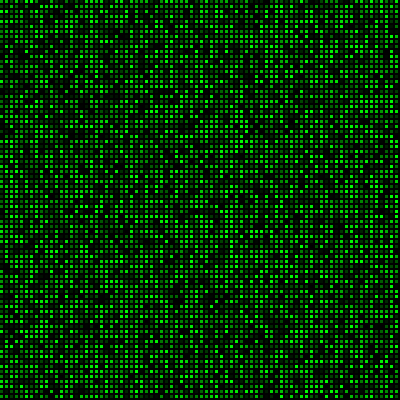
Frame 1 (no input)
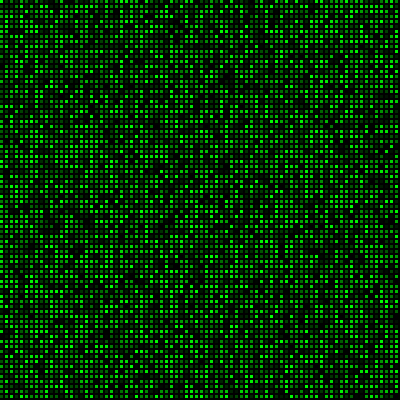
Frame 60 (the mouse pressed at the canvas centre just before this capture)
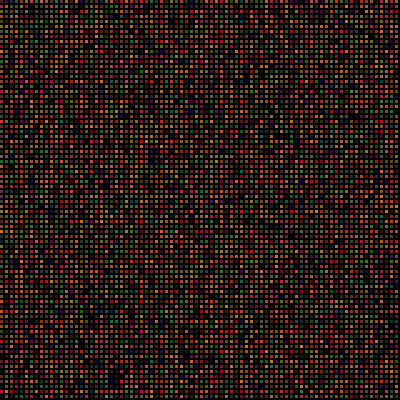
Frame 120 (the mouse held since frame 60 and released just before this capture)

The Processing sketch that drew these frames (run headless with seeded random() and noise(); from frame 60 on, the mouse is pressed at the canvas centre):

// Processing sketch: processing_2340
// ── processing_2340.pde

int anzahl = 80;              //Anzahl der Felder
int a = 0, b = 255, c = 0;    //Farben

void setup() {
  
  size(400, 400);
  background(0);
  fill(255, 0, 0);
  frameRate(24);


}

void draw() {
  
 for(int i = 0;i<anzahl;i++) {            //Erzeugung der Farbpunkte
   for (int j = 0;j<anzahl;j++) {
     fill(random(a), random(b), random(c));
     noStroke();
     rect(i*(width/anzahl), j*(height/anzahl), (width/anzahl)-2, (height/anzahl)-2);
   }
 }
}
  
  
void mousePressed() {
  
  a = (int)random(255);           //Farb-Variations-Wechsel
  b = (int)random(255);
  c = (int)random(255);
}
